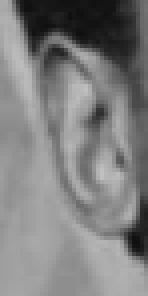
#> input picture data/crop_train/0035.png, 37 x 74 px (shown 4 times larger); its folder holds only this picture in this run
$ python read_images.py
#> lines starting #> are read from the running program, lines starting #| are printed output that depends on the picture
import cv2
import numpy as np
import json
import glob
from PIL import Image


# with open('config.json') as config_file:
#   config = json.load(config_file)

train_path = '../data/crop_train'
im_list = sorted(glob.glob(train_path + '/*.png', recursive=True))


for im_name in im_list:
  thename = im_name.split('\\')[-1]
  img = cv2.imread(im_name)
#> img is the input picture: shape (74, 37, 3); min 15, max 193, mean 126.6
  img = cv2.cvtColor(img, cv2.COLOR_BGR2GRAY)
#> img: shape (74, 37)
  size = (96,96)
  img = cv2.resize(img, size)
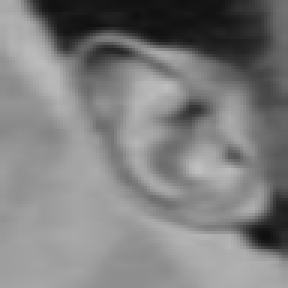
#> img: shape (96, 96) (shown 3 times larger); min 15, max 191, mean 126.5
  print(thename)
  cv2.imwrite('C:\\biometrics\\assignment3\\data\\nn_train\\' + thename, img)


test_path = '../data/crop_test'
im_list = sorted(glob.glob(test_path + '/*.png', recursive=True))


for im_name in im_list:
  thename = im_name.split('\\')[-1]
  img = cv2.imread(im_name)
  img = cv2.cvtColor(img, cv2.COLOR_BGR2GRAY)
  size = (96,96)
  img = cv2.resize(img, size)
  print(thename)
  cv2.imwrite('C:\\biometrics\\assignment3\\data\\nn_test\\' + thename, img)

print('Program finished...')

$ run again, on data/crop_train/0101.png
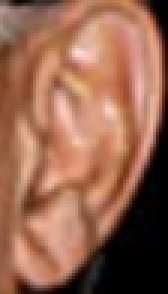
#> input picture data/crop_train/0101.png, 56 x 98 px (shown 3 times larger)
#> img is the input picture: shape (98, 56, 3); mean B, G, R 79.7, 101.7, 149.6
#> `img = cv2.cvtColor(img, cv2.COLOR_BGR2GRAY)`:
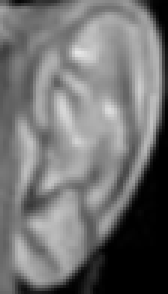
#> img: shape (98, 56) (shown 3 times larger); min 0, max 229, mean 113.5
#> `img = cv2.resize(img, size)`:
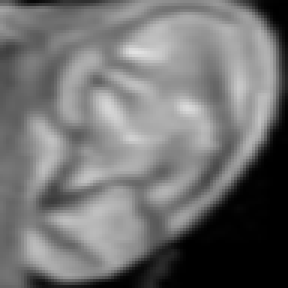
#> img: shape (96, 96) (shown 3 times larger); min 0, max 226, mean 113.4

$ run again, on data/crop_train/0188.png
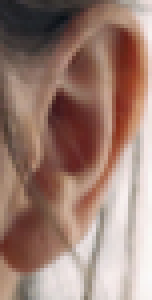
#> input picture data/crop_train/0188.png, 38 x 75 px (shown 4 times larger)
#> img is the input picture: shape (75, 38, 3); mean B, G, R 113.7, 124.9, 154.6
#> `img = cv2.cvtColor(img, cv2.COLOR_BGR2GRAY)`:
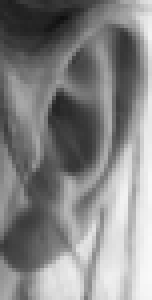
#> img: shape (75, 38) (shown 4 times larger); min 15, max 249, mean 132.5
#> `img = cv2.resize(img, size)`:
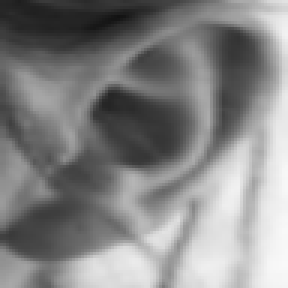
#> img: shape (96, 96) (shown 3 times larger); min 18, max 249, mean 132.4

$ run again, on data/crop_train/0078.png
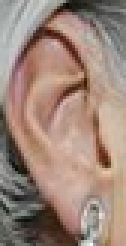
#> input picture data/crop_train/0078.png, 42 x 82 px (shown 3 times larger)
#> img is the input picture: shape (82, 42, 3); mean B, G, R 121.5, 133.7, 157.3
#> `img = cv2.cvtColor(img, cv2.COLOR_BGR2GRAY)`:
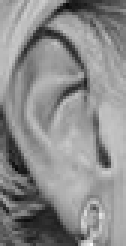
#> img: shape (82, 42) (shown 3 times larger); min 8, max 248, mean 139.4
#> `img = cv2.resize(img, size)`:
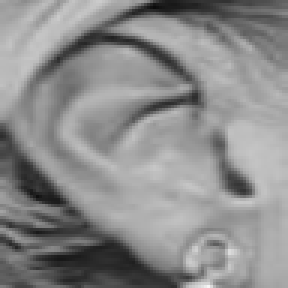
#> img: shape (96, 96) (shown 3 times larger); min 11, max 246, mean 139.2
